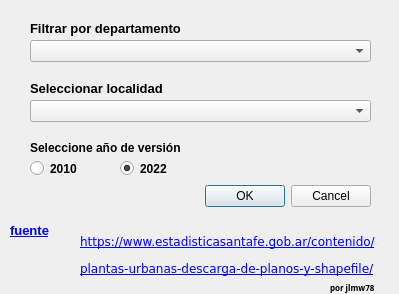
<?xml version="1.0" encoding="UTF-8"?>
<ui version="4.0">
 <class>cartoipecv2DialogBase</class>
 <widget class="QDialog" name="cartoipecv2DialogBase">
  <property name="geometry">
   <rect>
    <x>0</x>
    <y>0</y>
    <width>399</width>
    <height>294</height>
   </rect>
  </property>
  <property name="windowTitle">
   <string>CartoIpec_v2</string>
  </property>
  <widget class="QDialogButtonBox" name="button_box">
   <property name="geometry">
    <rect>
     <x>30</x>
     <y>180</y>
     <width>341</width>
     <height>32</height>
    </rect>
   </property>
   <property name="orientation">
    <enum>Qt::Horizontal</enum>
   </property>
   <property name="standardButtons">
    <set>QDialogButtonBox::Cancel|QDialogButtonBox::Ok</set>
   </property>
  </widget>
  <widget class="QLabel" name="label">
   <property name="geometry">
    <rect>
     <x>30</x>
     <y>20</y>
     <width>191</width>
     <height>16</height>
    </rect>
   </property>
   <property name="font">
    <font>
     <pointsize>10</pointsize>
     <weight>75</weight>
     <bold>true</bold>
    </font>
   </property>
   <property name="text">
    <string>Filtrar por departamento</string>
   </property>
  </widget>
  <widget class="QLabel" name="label_2">
   <property name="geometry">
    <rect>
     <x>30</x>
     <y>80</y>
     <width>191</width>
     <height>16</height>
    </rect>
   </property>
   <property name="font">
    <font>
     <pointsize>10</pointsize>
     <weight>75</weight>
     <bold>true</bold>
    </font>
   </property>
   <property name="text">
    <string>Seleccionar localidad</string>
   </property>
  </widget>
  <widget class="QComboBox" name="comboBox">
   <property name="geometry">
    <rect>
     <x>30</x>
     <y>40</y>
     <width>341</width>
     <height>22</height>
    </rect>
   </property>
  </widget>
  <widget class="QComboBox" name="comboBox_2">
   <property name="geometry">
    <rect>
     <x>30</x>
     <y>100</y>
     <width>341</width>
     <height>22</height>
    </rect>
   </property>
  </widget>
  <widget class="QRadioButton" name="radioButton">
   <property name="geometry">
    <rect>
     <x>30</x>
     <y>160</y>
     <width>82</width>
     <height>17</height>
    </rect>
   </property>
   <property name="font">
    <font>
     <weight>75</weight>
     <bold>true</bold>
    </font>
   </property>
   <property name="text">
    <string>2010</string>
   </property>
  </widget>
  <widget class="QRadioButton" name="radioButton_2">
   <property name="geometry">
    <rect>
     <x>120</x>
     <y>160</y>
     <width>82</width>
     <height>17</height>
    </rect>
   </property>
   <property name="font">
    <font>
     <weight>75</weight>
     <bold>true</bold>
    </font>
   </property>
   <property name="text">
    <string>2022</string>
   </property>
   <property name="checked">
    <bool>true</bool>
   </property>
  </widget>
  <widget class="QLabel" name="label_4">
   <property name="geometry">
    <rect>
     <x>80</x>
     <y>230</y>
     <width>321</width>
     <height>51</height>
    </rect>
   </property>
   <property name="font">
    <font>
     <family>DejaVu Sans</family>
     <pointsize>9</pointsize>
    </font>
   </property>
   <property name="text">
    <string>&lt;html&gt;&lt;head/&gt;&lt;body&gt;&lt;p&gt;&lt;a href=&quot;https://www.estadisticasantafe.gob.ar/contenido/plantas-urbanas-descarga-de-planos-y-shapefile/&quot;&gt;&lt;span style=&quot; text-decoration: underline; color:#0000ff;&quot;&gt;https://www.estadisticasantafe.gob.ar/contenido/&lt;/span&gt;&lt;/a&gt;&lt;/p&gt;&lt;p&gt;&lt;a href=&quot;https://www.estadisticasantafe.gob.ar/contenido/plantas-urbanas-descarga-de-planos-y-shapefile/&quot;&gt;&lt;span style=&quot; text-decoration: underline; color:#0000ff;&quot;&gt;plantas-urbanas-descarga-de-planos-y-shapefile/&lt;/span&gt;&lt;/a&gt;&lt;/p&gt;&lt;/body&gt;&lt;/html&gt;</string>
   </property>
   <property name="openExternalLinks">
    <bool>true</bool>
   </property>
   <property name="textInteractionFlags">
    <set>Qt::TextBrowserInteraction</set>
   </property>
   <property name="buddy">
    <cstring></cstring>
   </property>
  </widget>
  <widget class="QLabel" name="label_3">
   <property name="enabled">
    <bool>false</bool>
   </property>
   <property name="geometry">
    <rect>
     <x>10</x>
     <y>220</y>
     <width>51</width>
     <height>21</height>
    </rect>
   </property>
   <property name="sizePolicy">
    <sizepolicy hsizetype="MinimumExpanding" vsizetype="MinimumExpanding">
     <horstretch>0</horstretch>
     <verstretch>0</verstretch>
    </sizepolicy>
   </property>
   <property name="font">
    <font>
     <pointsize>10</pointsize>
     <weight>75</weight>
     <bold>true</bold>
    </font>
   </property>
   <property name="acceptDrops">
    <bool>false</bool>
   </property>
   <property name="autoFillBackground">
    <bool>false</bool>
   </property>
   <property name="text">
    <string>&lt;html&gt;&lt;head/&gt;&lt;body&gt;&lt;p&gt;&lt;a href=&quot;http://www.estadisticasantafe.gob.ar/contenido/plantas-urbanas-descarga-de-planos-y-shapefile&quot;&gt;&lt;span style=&quot; text-decoration: underline; color:#0000ff;&quot;&gt;fuente&lt;/span&gt;&lt;/a&gt;&lt;/p&gt;&lt;/body&gt;&lt;/html&gt;</string>
   </property>
   <property name="textFormat">
    <enum>Qt::AutoText</enum>
   </property>
   <property name="openExternalLinks">
    <bool>true</bool>
   </property>
  </widget>
  <widget class="QLabel" name="label_5">
   <property name="geometry">
    <rect>
     <x>330</x>
     <y>280</y>
     <width>71</width>
     <height>16</height>
    </rect>
   </property>
   <property name="font">
    <font>
     <family>Terminal Greek 869</family>
     <pointsize>6</pointsize>
     <weight>75</weight>
     <bold>true</bold>
    </font>
   </property>
   <property name="text">
    <string>por jlmw78</string>
   </property>
  </widget>
  <widget class="QLabel" name="label_6">
   <property name="geometry">
    <rect>
     <x>20</x>
     <y>240</y>
     <width>50</width>
     <height>50</height>
    </rect>
   </property>
   <property name="sizePolicy">
    <sizepolicy hsizetype="Preferred" vsizetype="Preferred">
     <horstretch>0</horstretch>
     <verstretch>0</verstretch>
    </sizepolicy>
   </property>
   <property name="minimumSize">
    <size>
     <width>0</width>
     <height>50</height>
    </size>
   </property>
   <property name="maximumSize">
    <size>
     <width>16777215</width>
     <height>50</height>
    </size>
   </property>
   <property name="font">
    <font>
     <pointsize>26</pointsize>
    </font>
   </property>
   <property name="text">
    <string/>
   </property>
   <property name="pixmap">
    <pixmap>logo.png</pixmap>
   </property>
  </widget>
  <widget class="QLabel" name="label_7">
   <property name="geometry">
    <rect>
     <x>30</x>
     <y>140</y>
     <width>301</width>
     <height>16</height>
    </rect>
   </property>
   <property name="font">
    <font>
     <weight>75</weight>
     <bold>true</bold>
    </font>
   </property>
   <property name="text">
    <string>Seleccione año de versión</string>
   </property>
  </widget>
 </widget>
 <resources/>
 <connections>
  <connection>
   <sender>button_box</sender>
   <signal>accepted()</signal>
   <receiver>cartoipecv2DialogBase</receiver>
   <slot>accept()</slot>
   <hints>
    <hint type="sourcelabel">
     <x>20</x>
     <y>20</y>
    </hint>
    <hint type="destinationlabel">
     <x>20</x>
     <y>20</y>
    </hint>
   </hints>
  </connection>
  <connection>
   <sender>button_box</sender>
   <signal>rejected()</signal>
   <receiver>cartoipecv2DialogBase</receiver>
   <slot>reject()</slot>
   <hints>
    <hint type="sourcelabel">
     <x>20</x>
     <y>20</y>
    </hint>
    <hint type="destinationlabel">
     <x>20</x>
     <y>20</y>
    </hint>
   </hints>
  </connection>
 </connections>
</ui>
